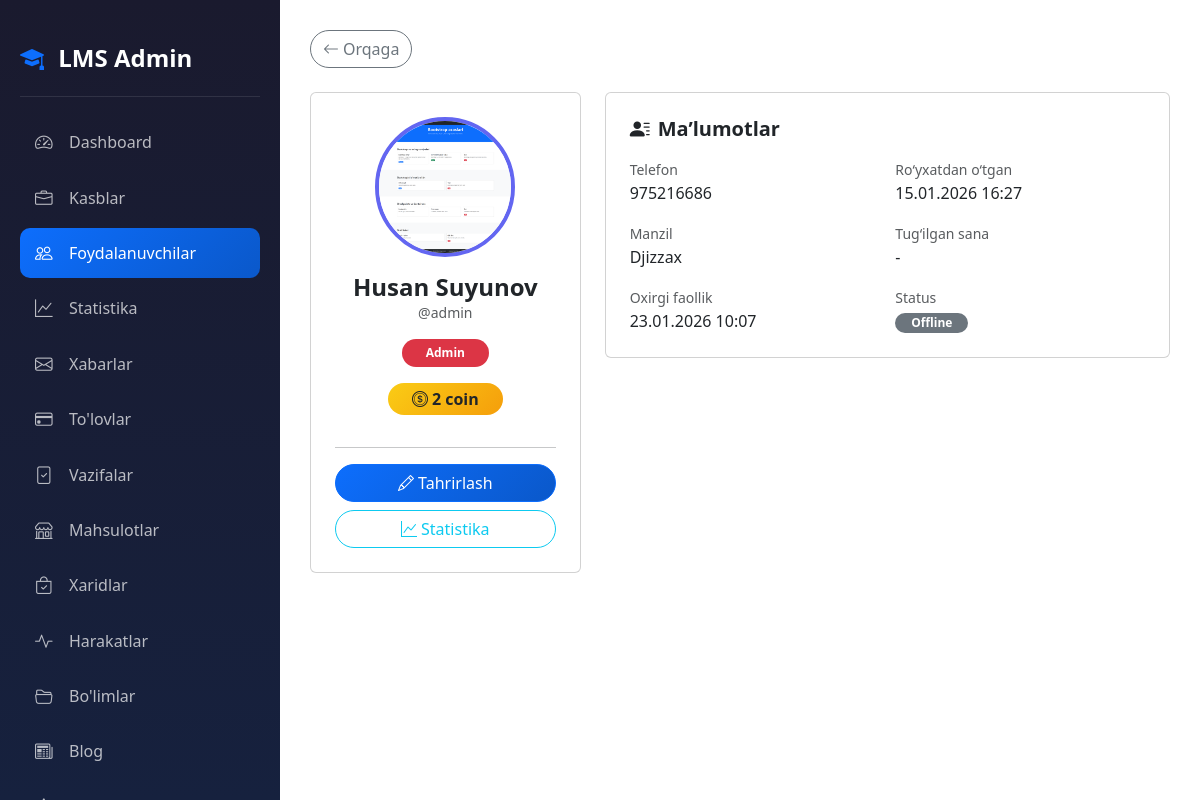
The page /dashboard/users/1/ (signed in) on the database as committed earlier.
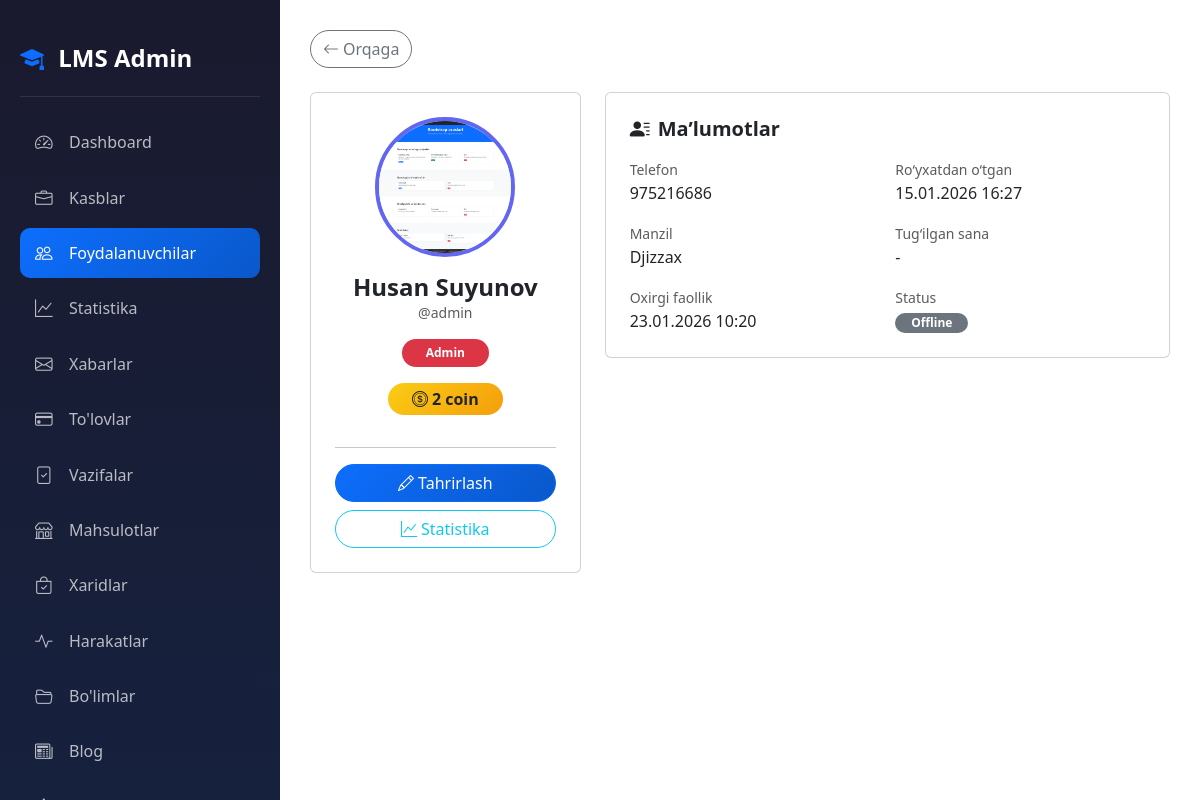
The same page on the database as committed later.
### accounts/models.py (models this page shows, shortened)
class CustomUser(AbstractUser):
    ROLE_CHOICES = (
        ('admin', 'Admin'),
        ('teacher', 'O\'qituvchi'),
        ('student', 'O\'quvchi'),
    )
    first_name = models.CharField(max_length=100, verbose_name="Ism")
    last_name = models.CharField(max_length=100, verbose_name="Familiya")
    phone = models.CharField(max_length=20, unique=True, verbose_name="Telefon raqam")
    role = models.CharField(max_length=20, choices=ROLE_CHOICES, default='student', verbose_name="Rol")
    photo = models.ImageField(upload_to='profiles/', blank=True, null=True, verbose_name="Profil rasmi")
    profession = models.ForeignKey(Profession, on_delete=models.SET_NULL, null=True, blank=True, related_name='students', verbose_name="Yo'nalish")
    is_blocked = models.BooleanField(default=False, verbose_name="Bloklangan")
    last_activity = models.DateTimeField(null=True, blank=True, verbose_name="Oxirgi faollik")
    bio = models.TextField(blank=True, null=True, verbose_name="O'zi haqida")
    coins = models.IntegerField(default=0, verbose_name="Coinlar")
    total_online_time = models.IntegerField(default=0, verbose_name="Jami online vaqt (daqiqa)")
    address = models.CharField(max_length=300, blank=True, null=True, verbose_name="Yashash manzili")
    birth_date = models.DateField(null=True, blank=True, verbose_name="Tug'ilgan kuni")
    id_card = models.FileField(upload_to='documents/id_cards/', blank=True, null=True, verbose_name="ID karta/Pasport")
    birth_certificate = models.FileField(upload_to='documents/birth_certificates/', blank=True, null=True, verbose_name="Tug'ilganlik haqida guvohnoma")
    @property
    def is_admin(self):
        return self.role == 'admin'
    @property
    def is_student(self):
        return self.role == 'student'
    @property
    def is_online(self):
        if self.last_activity:
            now = timezone.now()
            diff = now - self.last_activity
            return diff.total_seconds() < 300
        return False
    @property
    def full_name(self):
        return f"{self.first_name} {self.last_name}"
    class Meta:
        verbose_name = "Foydalanuvchi"
        verbose_name_plural = "Foydalanuvchilar"

### accounts/views.py (the view)
# urls.py: path('dashboard/users/<int:pk>/', views.admin_user_view, name='admin_user_view'),
@login_required
def admin_user_view(request, pk):
    if not request.user.is_admin:
        return redirect('home')
    user = get_object_or_404(CustomUser, pk=pk)
    certificates = Certificate.objects.filter(student=user)
    return render(request, 'accounts/admin/user_view.html', {
        'user_obj': user,
        'certificates': certificates,
    })

### accounts/management/commands/check_birthdays.py (called while the page is built, shortened)
    def handle(self, *args, **kwargs):
        today = timezone.now().date()
        users = CustomUser.objects.filter(birth_date__day=today.day, birth_date__month=today.month)
        if not users.exists():
            self.stdout.write(self.style.SUCCESS('No birthdays today.'))
            return

### accounts/templates/accounts/admin/user_view.html (shortened to what this page needs)
{% extends 'accounts/admin/base_admin.html' %}
{% block admin_content %}
<a href="{% url 'admin_users' %}" class="btn btn-outline-secondary rounded-pill mb-4">
    <i class="bi bi-arrow-left me-1"></i>Orqaga
</a>
<div class="row g-4">
<div class="col-lg-4">
<div class="card text-center p-4 h-100">
    <div class="mb-3">
        {% if user_obj.photo and user_obj.photo.url %}
            <img src="{{ user_obj.photo.url }}"
                 class="rounded-circle"
                 style="width:140px;height:140px;object-fit:cover;border:4px solid #6366f1;">
        {% else %}
            <div class="rounded-circle bg-primary text-white d-flex align-items-center justify-content-center fw-bold mx-auto"
                 style="width:140px;height:140px;font-size:3rem;">
                {{ user_obj.get_initials }}
            </div>
        {% endif %}
    </div>
    <h4 class="fw-bold mb-0">{{ user_obj.full_name }}</h4>
    <small class="text-muted">@{{ user_obj.username }}</small>
    <div class="my-3">
        <span class="badge rounded-pill px-4 py-2
            {% if user_obj.role == 'admin' %}bg-danger
            {% elif user_obj.role == 'teacher' %}bg-success
            {% else %}bg-primary{% endif %}">
            {% if user_obj.role == 'admin' %}Admin
            {% elif user_obj.role == 'teacher' %}O‘qituvchi
            {% else %}O‘quvchi{% endif %}
        </span>
    </div>
    <div class="mb-3">
        <span class="badge rounded-pill fs-6 px-4 py-2 text-dark"
              style="background:linear-gradient(135deg,#facc15,#f59e0b);">
            <i class="bi bi-coin me-1"></i>{{ user_obj.coins }} coin
        </span>
    </div>
    <hr>
    <div class="d-grid gap-2">
        <a href="{% url 'admin_user_edit' user_obj.pk %}" class="btn btn-primary rounded-pill">
            <i class="bi bi-pencil me-1"></i>Tahrirlash
        </a>
        <a href="{% url 'user_statistics' user_obj.pk %}" class="btn btn-outline-info rounded-pill">
            <i class="bi bi-graph-up me-1"></i>Statistika
        </a>
    </div>
</div>
</div>
<div class="col-lg-8 d-flex flex-column gap-4">
<div class="card p-4">
<h5 class="fw-bold mb-3">
    <i class="bi bi-person-lines-fill me-2"></i>Ma’lumotlar
</h5>
<div class="row g-3">
<div class="col-md-6">
    <small class="text-muted">Telefon</small>
    <div>{{ user_obj.phone|default:"-" }}</div>
</div>
<div class="col-md-6">
    <small class="text-muted">Ro‘yxatdan o‘tgan</small>
    <div>{{ user_obj.date_joined|date:"d.m.Y H:i" }}</div>
</div>
<div class="col-md-6">
    <small class="text-muted">Manzil</small>
    <div>{{ user_obj.address|default:"-" }}</div>
</div>
<div class="col-md-6">
    <small class="text-muted">Tug‘ilgan sana</small>
    <div>
        {% if user_obj.birth_date %}{{ user_obj.birth_date|date:"d.m.Y" }}{% else %}-{% endif %}
    </div>
</div>
<div class="col-md-6">
    <small class="text-muted">Oxirgi faollik</small>
    <div>
        {% if user_obj.last_activity %}
            {{ user_obj.last_activity|date:"d.m.Y H:i" }}
        {% else %}-{% endif %}
    </div>
</div>
<div class="col-md-6">
    <small class="text-muted">Status</small><br>
    {% if user_obj.is_blocked %}
        <span class="badge bg-danger rounded-pill px-3">Bloklangan</span>
    {% elif user_obj.is_online %}
        <span class="badge bg-success rounded-pill px-3">Online</span>
    {% else %}
        <span class="badge bg-secondary rounded-pill px-3">Offline</span>
    {% endif %}
</div>
</div>
</div>
</div>
</div>
{% endblock %}

### accounts/templates/accounts/admin/base_admin.html (shortened to what this page needs)
<!DOCTYPE html>
<html lang="uz" data-bs-theme="light">
<head>
    {% load static %}
    <link rel="stylesheet" href="{% static 'css/base_admin.css' %}">
    <link rel="stylesheet" href="{% static 'effects/weather_effect.css' %}">
    <link href="https://cdn.jsdelivr.net/npm/bootstrap@5.3.2/dist/css/bootstrap.min.css" rel="stylesheet">
    <link href="https://cdn.jsdelivr.net/npm/bootstrap-icons@1.11.1/font/bootstrap-icons.css" rel="stylesheet">
</head>
<body>
    <div id="weather_effect"></div>
    <div class="sidebar">
        <div class="sidebar-brand" style="text-decoration: none;">
            <a href="{% url 'home' %}" class="nav-link"> <i class="bi bi-mortarboard-fill me-2 "></i>
                <span>LMS Admin</span></a>
        </div>
        <nav class="sidebar-nav">
            <a href="{% url 'admin_dashboard' %}"
                class="nav-link {% if request.resolver_match.url_name == 'admin_dashboard' %}active{% endif %}">
                <i class="bi bi-speedometer2"></i>
                <span>Dashboard</span>
            </a>
            <a href="{% url 'admin_professions' %}"
                class="nav-link {% if 'profession' in request.resolver_match.url_name %}active{% endif %}">
                <i class="bi bi-briefcase"></i>
                <span>Kasblar</span>
            </a>
            <a href="{% url 'admin_users' %}"
                class="nav-link {% if 'user' in request.resolver_match.url_name %}active{% endif %}">
                <i class="bi bi-people"></i>
                <span>Foydalanuvchilar</span>
            </a>
            <a href="{% url 'admin_statistics' %}"
                class="nav-link {% if request.resolver_match.url_name == 'admin_statistics' %}active{% endif %}">
                <i class="bi bi-graph-up"></i>
                <span>Statistika</span>
            </a>
            <a href="{% url 'admin_messages' %}"
                class="nav-link {% if 'message' in request.resolver_match.url_name %}active{% endif %}">
                <i class="bi bi-envelope"></i>
                <span>Xabarlar</span>
            </a>
            <a href="{% url 'admin_payments' %}"
                class="nav-link {% if 'payment' in request.resolver_match.url_name %}active{% endif %}">
                <i class="bi bi-credit-card"></i>
                <span>To'lovlar</span>
            </a>
            <a href="{% url 'homework_submissions' %}"
                class="nav-link {% if request.resolver_match.url_name == 'homework_submissions' %}active{% endif %}">
                <i class="bi bi-file-check"></i>
                <span>Vazifalar</span>
            </a>
            <a href="{% url 'coin:admin_products' %}"
                class="nav-link {% if 'product' in request.resolver_match.url_name %}active{% endif %}">
                <i class="bi bi-shop"></i>
                <span>Mahsulotlar</span>
            </a>
            <a href="{% url 'coin:admin_purchases' %}"
                class="nav-link {% if 'purchase' in request.resolver_match.url_name %}active{% endif %}">
                <i class="bi bi-bag-check"></i>
                <span>Xaridlar</span>
            </a>
            <a href="{% url 'coin:admin_activities' %}"
                class="nav-link {% if 'activities' in request.resolver_match.url_name %}active{% endif %}">
                <i class="bi bi-activity"></i>
                <span>Harakatlar</span>
            </a>
            <a href="{% url 'admin_sections' %}"
                class="nav-link {% if 'section' in request.resolver_match.url_name %}active{% endif %}">
                <i class="bi bi-folder2-open"></i>
                <span>Bo'limlar</span>
            </a>
            <a href="{% url 'blog:admin_posts' %}" class="nav-link {% if 'blog' in request.path %}active{% endif %}">
                <i class="bi bi-newspaper"></i>
                <span>Blog</span>
            </a>
            <a href="{% url 'ai_yordamchi:admin_chats' %}" class="nav-link {% if 'ai_yordamchi' in request.path %}active{% endif %}">
                <i class="bi bi-robot"></i>
                <span>AI Chatlar</span>
            </a>
        </nav>
    </div>
    <div class="main-content">
        {% block admin_content %}{% endblock %}
    </div>
</body>
</html>

### static/css/base_admin.css (style rules this page uses)
:root { --primary-blue: #0d6efd; --dark-blue: #0a58ca; --primary-black: #212529; }
[data-bs-theme="light"] { --bg-color: #f0f2f5; --card-bg: #ffffff; --text-color: #212529; --border-color: #dee2e6; --sidebar-bg: #1a1a2e; --sidebar-text: #ffffff; }
body { background-color: var(--bg-color); color: var(--text-color); min-height: 100vh; transition: all 0.3s ease; }
.sidebar { position: fixed; top: 0; left: 0; height: 100vh; width: 280px; background: linear-gradient(180deg, #1a1a2e 0%, #16213e 100%); padding: 20px; z-index: 1000; overflow-y: auto; }
.sidebar-brand { color: white; font-size: 1.5rem; font-weight: 700; padding: 20px 0; border-bottom: 1px solid rgba(255, 255, 255, 0.1); margin-bottom: 20px; }
.sidebar-brand i { color: var(--primary-blue); }
.sidebar-nav .nav-link { color: rgba(255, 255, 255, 0.7); padding: 12px 15px; border-radius: 10px; margin-bottom: 5px; transition: all 0.3s ease; display: flex; align-items: center; }
.sidebar-nav .nav-link.active { background: linear-gradient(135deg, var(--primary-blue), var(--dark-blue)); color: white; }
.sidebar-nav .nav-link i { width: 24px; margin-right: 10px; font-size: 1.1rem; }
.main-content { margin-left: 280px; padding: 30px; min-height: 100vh; }
.card { background-color: var(--card-bg); border: 1px solid var(--border-color); border-radius: 15px; }
.btn-primary { background: linear-gradient(135deg, var(--primary-blue), var(--dark-blue)); border: none; padding: 10px 20px; border-radius: 10px; font-weight: 600; }

### static/effects/weather_effect.css (style rules this page uses)
#weather_effect { position: fixed; inset: 0; pointer-events: none; z-index: 9999; overflow: hidden; }

Rows that differ between the two databases and show on the page:
changed CustomUser "Husan Suyunov": last_activity "23.01.2026 10:07" → "23.01.2026 10:20"
